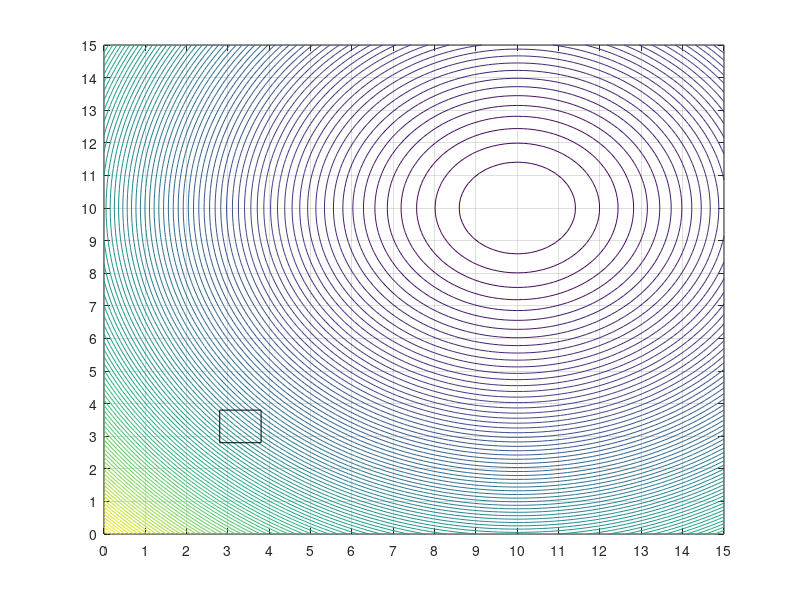

This chart was generated by the following MATLAB code: (Note: this script raises an error after producing the figure.)
clc
clear all
close all

A=[1 0
   0 1];
B=[1 0
   0 1];
C=[1 0
   0 1];
sys=ss(A,B,C,0);
Ts=1;
sysd=c2d(sys,Ts);

N=1;
Nsim=10;
u = zeros(Nsim , 2);
x = zeros(Nsim + 1, 2);
x0=[0;0];
x(1,:) = x0;
lb=[0 0 0.1 0.1 zeros(1,8*N)];
ub=[10 10 1 1,ones(1,8*N)*100000];
xf=[ub(1);ub(2)];
lb=[ones(1,N)*lb(1),ones(1,N)*lb(2),ones(1,N)*lb(3),ones(1,N)*lb(4),zeros(1,8*N)];
ub=[ones(1,N)*ub(1),ones(1,N)*ub(2),ones(1,N)*ub(3),ones(1,N)*ub(4)];
Z0=0;
%% plot
obstacle=[3.3,3.3];
xcont = linspace(x0(1),xf(1)+5);
ycont = linspace(x0(2),xf(2)+5);
[X,Y] = meshgrid(xcont,ycont);
fun = (X-xf(1)).^2 + (Y-xf(2)).^2;
contour(X,Y,fun,100)
hold on 
rectangle('Position',[obstacle(1)-0.5 obstacle(2)-0.5 1 1])
grid on,set(gca,'ytick',x0(1):xf(1)+5),set(gca,'xtick',x0(2):xf(1)+5)

A_bar=[0    -1
     0     1
    -1     0
     1     0
     0    -1
     0     1
    -1     0
     1     0
    ];

b_bar=[[-0.5; 0.5; -0.5; 0.5];plus([-0.5; 0.5; -0.5; 0.5],obstacle(1))];
unfeasible=[];
i=1;
for k = 2:Nsim+1
    [Z,exitflag,MA_bar,Mb_bar] = optimizer_fmincon(Z0,A, B, N, xf, x(k-1,:)',lb,ub,A_bar,b_bar,[2.8,2.8]);
  
    Z0=Z;
    u(k-1,:)=Z(N*2+1:N*2+2);
    x(k,:) = A*x(k-1,:)' + B*u(k-1,:)';
    if exitflag==-2
        disp("----unfeasible!----")
        rectangle('Position',[x(k,1)-0.5 x(k,2)-0.5 1 1],'EdgeColor','r')
        unfeasible(i)=k;
        i=i+1;
       %break
    else
        rectangle('Position',[x(k,1)-0.5 x(k,2)-0.5 1 1],'EdgeColor','b')
    end
    plot(x(:,1),x(:,2),'*r')
    b_bar=[plus([-0.5; 0.5; -0.5; 0.5],x(k,1));plus([-0.5; 0.5; -0.5; 0.5],obstacle(1))];
    lt0(:,k)=Mb_bar'*Z(N*4+1:end)';
    beta(:,k)=Z(N*4+1:end)';
    eq(:,k)=MA_bar'*Z(N*4+1:end)';
    pause(0.1)
end
figure(2)
subplot(3,1,1);
plot(lt0')
for i=1:length(unfeasible)
xline(unfeasible(i));
end
title("b_bar'*beta<0")
subplot(3,1,2);
plot(beta')
for i=1:length(unfeasible)
xline(unfeasible(i));
end
title("beta>=0")
subplot(3,1,3);
plot(eq')
for i=1:length(unfeasible)
xline(unfeasible(i));
end
title("MA_bar'*beta=0")
disp("done")


    
